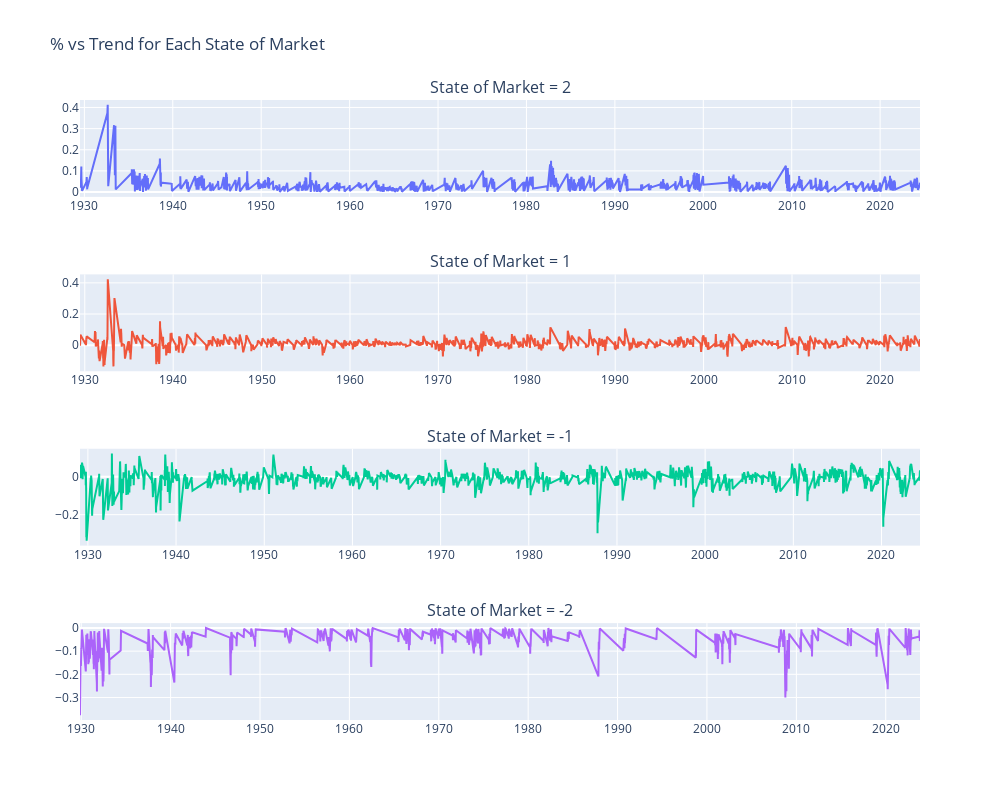

The code cell stored with this chart in its notebook:
### Code cell
import numpy as np
import pandas as pd
import plotly.graph_objects as go
from plotly.subplots import make_subplots

# Assuming 'data' DataFrame is already loaded and 'Date' is set as index

# Create 'Up' column
data['Up'] = data['TrndrUp'].fillna(method='ffill')

# Create 'Down' column
data['Down'] = data['TrndrDn'].fillna(method='ffill')

# Drop rows where 'Up' or 'Down' columns are still NaN
data.dropna(subset=['Up', 'Down'], inplace=True)

# Create '% vs Up' column
data['% vs Up'] = (data['Close'] / data['Up']) - 1

# Create '% vs Down' column
data['% vs Down'] = (data['Close'] / data['Down']) - 1

# Define conditions
conditions = [
    (data['TrndrUp'].notna() & (data['Up'] > data['Down'])),
    (data['TrndrUp'].notna() & (data['Up'] < data['Down'])),
    (data['TrndrDn'].notna() & (data['Up'] < data['Down'])),
    (data['TrndrDn'].notna() & (data['Up'] > data['Down']))
]

# Define corresponding values
values = [2, 1, -1, -2]

# Create 'State of Market' column
data['State of Market'] = np.select(conditions, values)

# Create '% vs Trend' column based on 'State of Market'
data['% vs Trend'] = np.where(data['State of Market'].isin([2, -1]), data['% vs Up'], data['% vs Down'])

# Filter the data for each state of market
data_state_2 = data[data['State of Market'] == 2]
data_state_1 = data[data['State of Market'] == 1]
data_state_neg1 = data[data['State of Market'] == -1]
data_state_neg2 = data[data['State of Market'] == -2]

# Create subplots
fig = make_subplots(rows=4, cols=1, subplot_titles=("State of Market = 2", "State of Market = 1", "State of Market = -1", "State of Market = -2"))

# Add traces for each state
fig.add_trace(go.Scatter(x=data_state_2.index, y=data_state_2['% vs Trend'], mode='lines', name='% vs Trend (State 2)'), row=1, col=1)
fig.add_trace(go.Scatter(x=data_state_1.index, y=data_state_1['% vs Trend'], mode='lines', name='% vs Trend (State 1)'), row=2, col=1)
fig.add_trace(go.Scatter(x=data_state_neg1.index, y=data_state_neg1['% vs Trend'], mode='lines', name='% vs Trend (State -1)'), row=3, col=1)
fig.add_trace(go.Scatter(x=data_state_neg2.index, y=data_state_neg2['% vs Trend'], mode='lines', name='% vs Trend (State -2)'), row=4, col=1)

# Update layout
fig.update_layout(height=800, width=1000, title_text="% vs Trend for Each State of Market", showlegend=False)

# Show the plot
fig.show()

### Figure 1 — Plotly figure (JSON) as saved in the notebook; plotly's stock layout.template omitted (floating-point values rounded to 4 significant figures; data arrays with more than 128 entries replaced by an {"elided": "..."} marker saying what was removed)
{"data": [{"mode": "lines", "name": "% vs Trend (State 2)", "type": "scatter", "x": {"elided": "6945 str values"}, "xaxis": "x", "y": {"elided": "6945 float values"}, "yaxis": "y"}, {"mode": "lines", "name": "% vs Trend (State 1)", "type": "scatter", "x": {"elided": "6143 str values"}, "xaxis": "x2", "y": {"elided": "6143 float values"}, "yaxis": "y2"}, {"mode": "lines", "name": "% vs Trend (State -1)", "type": "scatter", "x": {"elided": "7498 str values"}, "xaxis": "x3", "y": {"elided": "7498 float values"}, "yaxis": "y3"}, {"mode": "lines", "name": "% vs Trend (State -2)", "type": "scatter", "x": {"elided": "3367 str values"}, "xaxis": "x4", "y": {"elided": "3367 float values"}, "yaxis": "y4"}], "layout": {"annotations": [{"font": {"size": 16}, "showarrow": false, "text": "State of Market = 2", "x": 0.5, "xanchor": "center", "xref": "paper", "y": 1, "yanchor": "bottom", "yref": "paper"}, {"font": {"size": 16}, "showarrow": false, "text": "State of Market = 1", "x": 0.5, "xanchor": "center", "xref": "paper", "y": 0.7188, "yanchor": "bottom", "yref": "paper"}, {"font": {"size": 16}, "showarrow": false, "text": "State of Market = -1", "x": 0.5, "xanchor": "center", "xref": "paper", "y": 0.4375, "yanchor": "bottom", "yref": "paper"}, {"font": {"size": 16}, "showarrow": false, "text": "State of Market = -2", "x": 0.5, "xanchor": "center", "xref": "paper", "y": 0.1562, "yanchor": "bottom", "yref": "paper"}], "height": 800, "showlegend": false, "title": {"text": "% vs Trend for Each State of Market"}, "width": 1000, "xaxis": {"anchor": "y", "domain": [0, 1]}, "xaxis2": {"anchor": "y2", "domain": [0, 1]}, "xaxis3": {"anchor": "y3", "domain": [0, 1]}, "xaxis4": {"anchor": "y4", "domain": [0, 1]}, "yaxis": {"anchor": "x", "domain": [0.8438, 1]}, "yaxis2": {"anchor": "x2", "domain": [0.5625, 0.7188]}, "yaxis3": {"anchor": "x3", "domain": [0.2812, 0.4375]}, "yaxis4": {"anchor": "x4", "domain": [0, 0.1562]}}}
